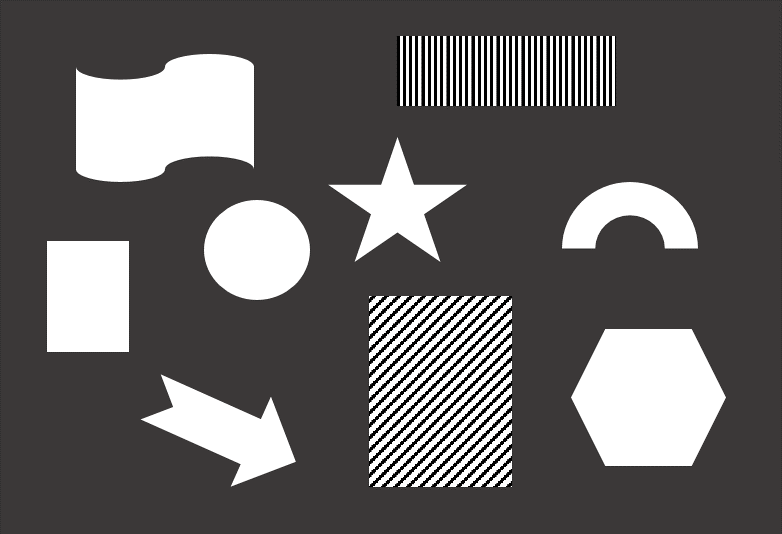
#> input picture _opencv_example/Images/shapes.png, 782 x 534 px, found by its file name
$ python 01.laplacian.py   (older library calls are emulated)
#> lines starting #> are read from the running program, lines starting #| are printed output that depends on the picture
# 다음과 같은 커널을 직접 정의하고 그 커널을 사용한 필터를 shapes.jpg에 적용
# 그리고 opencv의 laplacian 필터와 비교한다.

import cv2
import numpy as np

img = cv2.imread("C:/Users/aloho/Github/openCV-SeoultechMSD/_opencv_example/Images/shapes.png", cv2.IMREAD_GRAYSCALE)
#> img: shape (534, 782); min 0, max 255, mean 98.8
kernel=np.array(
    [[0,1,1,2,2,2,1,1,0],
     [1,2,4,5,5,5,4,2,1],
     [1,4,5,3,0,3,5,4,1],
     [2,5,3,-12,-24,-12,3,5,2],
     [2,5,0,-24,-40,-24,0,5,2],
     [2,5,3,-12,-24,-12,3,5,2],
     [1,4,5,3,0,3,5,4,1],
     [1,2,4,5,5,5,4,2,1],
     [0,1,1,2,2,2,1,1,0]],
     dtype=np.float32)
print(np.sum(kernel))

# 사용자 정의 커널, 커널 중심의 음수 값과 주변 양수 값을 통해 특정 에지 강조 효과를 적용
# filter2D 함수로 필터링 수행
img1 = cv2.filter2D(img, cv2.CV_8U, kernel)
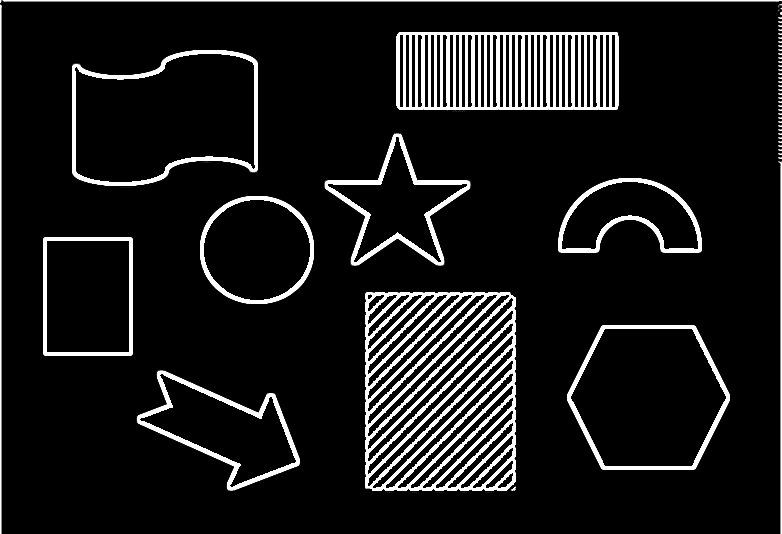
#> img1: shape (534, 782); min 0, max 255, mean 25

# 2차 미분을 사용하여 이미지의 에지를 강조
# laplacian 함수로 에지 추출
img2 = cv2.Laplacian(img, cv2.CV_8U, ksize=9)
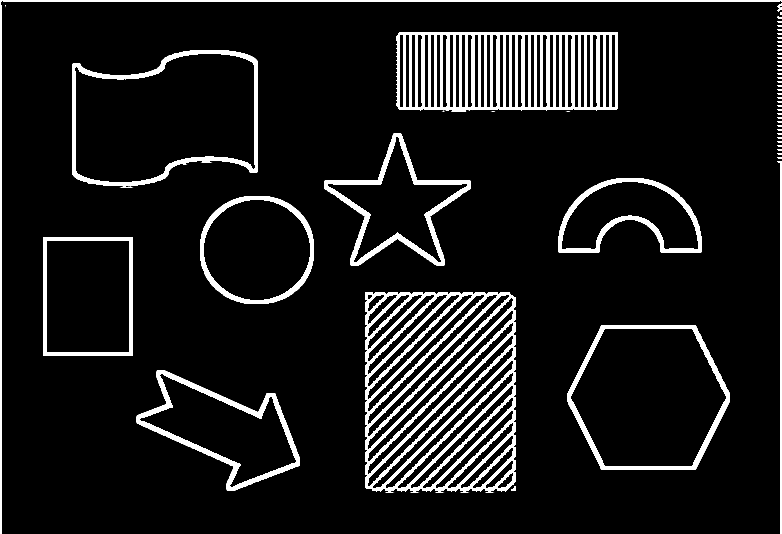
#> img2: shape (534, 782); min 0, max 255, mean 26.1

cv2.imshow("origin", img)
cv2.imshow("filter2d", img1)
cv2.imshow("laplacian", img2)
cv2.waitKey(0)
cv2.destroyAllWindows()
